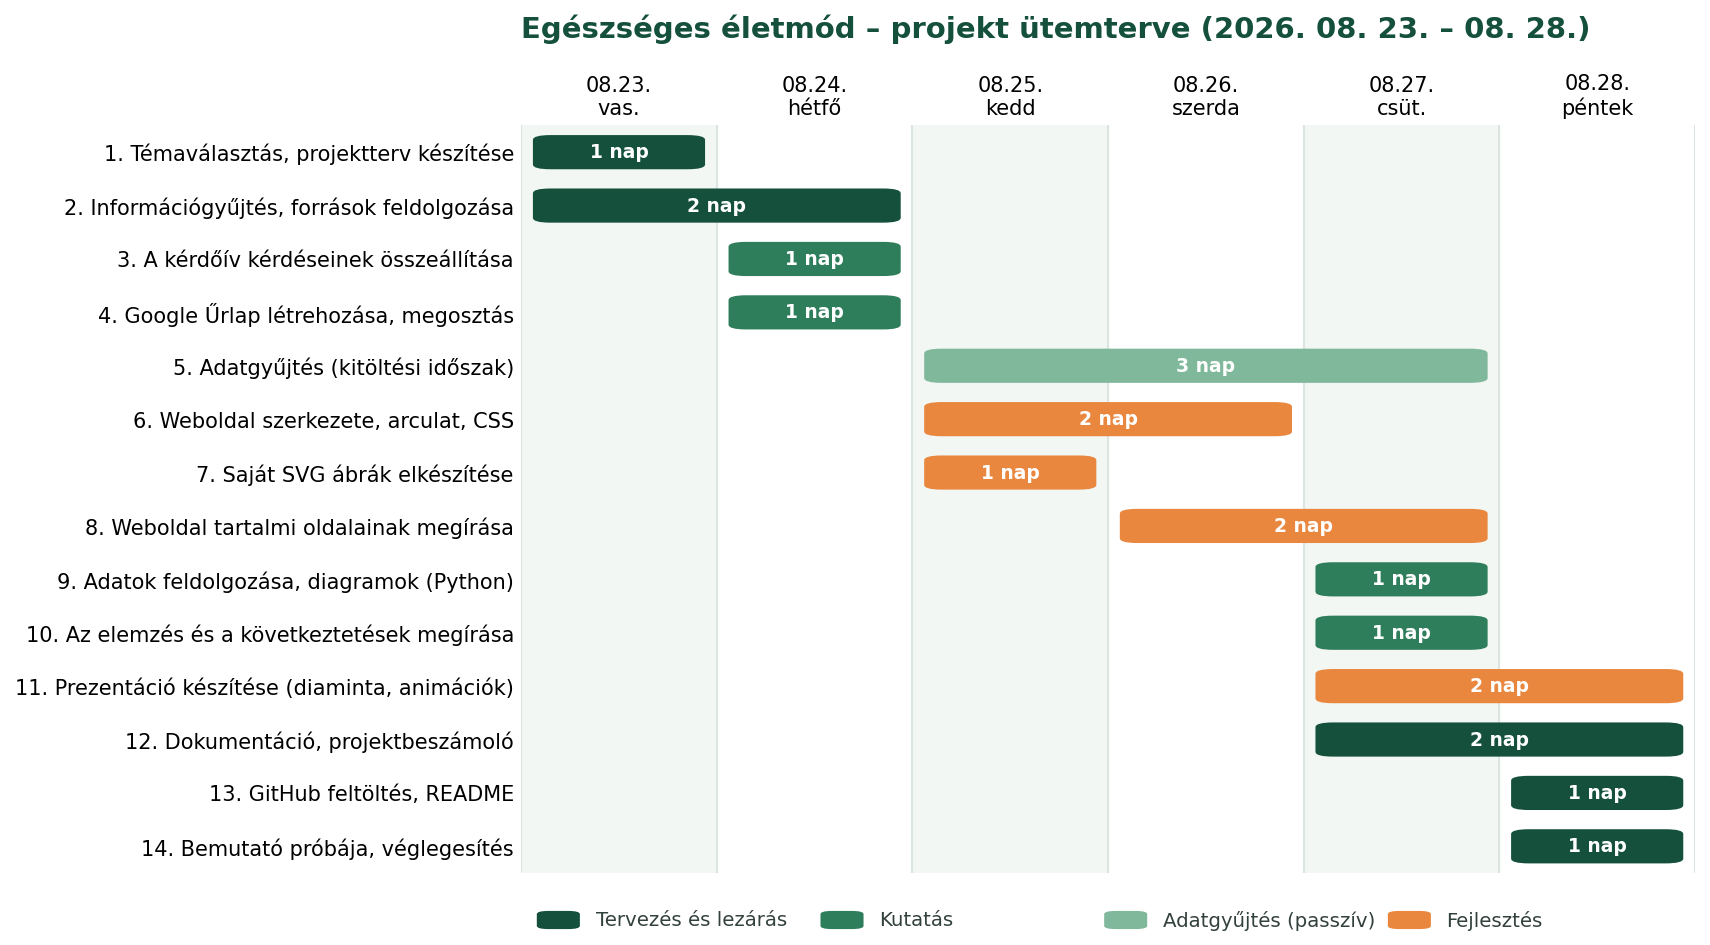

Python code for this plot:
# -*- coding: utf-8 -*-
"""A projekt ütemtervének (Gantt-diagram) rajzolása.

Futtatás a projekt gyökeréből:
    python3 eszkozok/gantt.py
"""
import os
from datetime import date

import matplotlib
matplotlib.use("Agg")
import matplotlib.pyplot as plt
from matplotlib.patches import FancyBboxPatch

GYOKER = os.path.dirname(os.path.dirname(os.path.abspath(__file__)))
KIMENET = os.path.join(GYOKER, "projektterv", "gantt.png")

plt.rcParams["font.family"] = "DejaVu Sans"

ZOLD, VILAGOS, NARANCS, SOTET = "#2E7D5B", "#7FB89A", "#E9873F", "#14503B"

KEZDET = date(2026, 8, 23)   # vasárnap
VEGE = date(2026, 8, 28)
NAPOK = (VEGE - KEZDET).days + 1     # 6 nap

# (feladat, kezdőnap indexe, hossz napokban, szín, szakasz)
FELADATOK = [
    ("Témaválasztás, projektterv készítése",        0, 1, SOTET,   "Tervezés"),
    ("Információgyűjtés, források feldolgozása",    0, 2, SOTET,   "Tervezés"),
    ("A kérdőív kérdéseinek összeállítása",         1, 1, ZOLD,    "Kutatás"),
    ("Google Űrlap létrehozása, megosztás",         1, 1, ZOLD,    "Kutatás"),
    ("Adatgyűjtés (kitöltési időszak)",             2, 3, VILAGOS, "Kutatás"),
    ("Weboldal szerkezete, arculat, CSS",           2, 2, NARANCS, "Fejlesztés"),
    ("Saját SVG ábrák elkészítése",                 2, 1, NARANCS, "Fejlesztés"),
    ("Weboldal tartalmi oldalainak megírása",       3, 2, NARANCS, "Fejlesztés"),
    ("Adatok feldolgozása, diagramok (Python)",     4, 1, ZOLD,    "Kutatás"),
    ("Az elemzés és a következtetések megírása",    4, 1, ZOLD,    "Kutatás"),
    ("Prezentáció készítése (diaminta, animációk)", 4, 2, NARANCS, "Fejlesztés"),
    ("Dokumentáció, projektbeszámoló",              4, 2, SOTET,   "Lezárás"),
    ("GitHub feltöltés, README",                    5, 1, SOTET,   "Lezárás"),
    ("Bemutató próbája, véglegesítés",              5, 1, SOTET,   "Lezárás"),
]

fig, ax = plt.subplots(figsize=(11.5, 6.4), dpi=150)

napnevek = ["vas.", "hétfő", "kedd", "szerda", "csüt.", "péntek"]
for i in range(NAPOK):
    if i % 2 == 0:
        ax.axvspan(i, i + 1, color="#F2F7F4", zorder=0)

for sor, (nev, kezd, hossz, szin, _) in enumerate(FELADATOK):
    y = len(FELADATOK) - sor - 1
    doboz = FancyBboxPatch((kezd + 0.06, y + 0.18), hossz - 0.12, 0.64,
                           boxstyle="round,pad=0,rounding_size=0.09",
                           facecolor=szin, edgecolor="none", zorder=3)
    ax.add_patch(doboz)
    ax.text(kezd + hossz / 2, y + 0.5, f"{hossz} nap", ha="center", va="center",
            color="white", fontsize=9, fontweight="bold", zorder=4)

ax.set_xlim(0, NAPOK)
ax.set_ylim(0, len(FELADATOK))
ax.set_yticks([len(FELADATOK) - i - 0.5 for i in range(len(FELADATOK))])
ax.set_yticklabels([f"{i + 1}. {nev}" for i, (nev, *_) in enumerate(FELADATOK)], fontsize=10)
ax.set_xticks([i + 0.5 for i in range(NAPOK)])
ax.set_xticklabels([f"08.{23 + i:02d}.\n{napnevek[i]}" for i in range(NAPOK)], fontsize=10)
ax.xaxis.set_ticks_position("top")
ax.xaxis.set_label_position("top")

for i in range(NAPOK + 1):
    ax.axvline(i, color="#DCE6E1", lw=1, zorder=1)
ax.set_axisbelow(True)
for s in ("top", "right", "left", "bottom"):
    ax.spines[s].set_visible(False)
ax.tick_params(length=0)

ax.set_title("Egészséges életmód – projekt ütemterve (2026. 08. 23. – 08. 28.)",
             fontsize=14, fontweight="bold", color=SOTET, pad=42, loc="left")

jelmagyarazat = [(SOTET, "Tervezés és lezárás"), (ZOLD, "Kutatás"),
                 (VILAGOS, "Adatgyűjtés (passzív)"), (NARANCS, "Fejlesztés")]
for i, (szin, cimke) in enumerate(jelmagyarazat):
    ax.add_patch(FancyBboxPatch((0.08 + i * 1.45, -1.05), 0.22, 0.34,
                                boxstyle="round,pad=0,rounding_size=0.06",
                                facecolor=szin, edgecolor="none",
                                clip_on=False, zorder=5))
    ax.text(0.38 + i * 1.45, -0.88, cimke, fontsize=9.5, va="center",
            color="#33413B", clip_on=False)

fig.tight_layout()
fig.savefig(KIMENET, bbox_inches="tight", facecolor="white")
print("Elkészült:", os.path.relpath(KIMENET, GYOKER))
